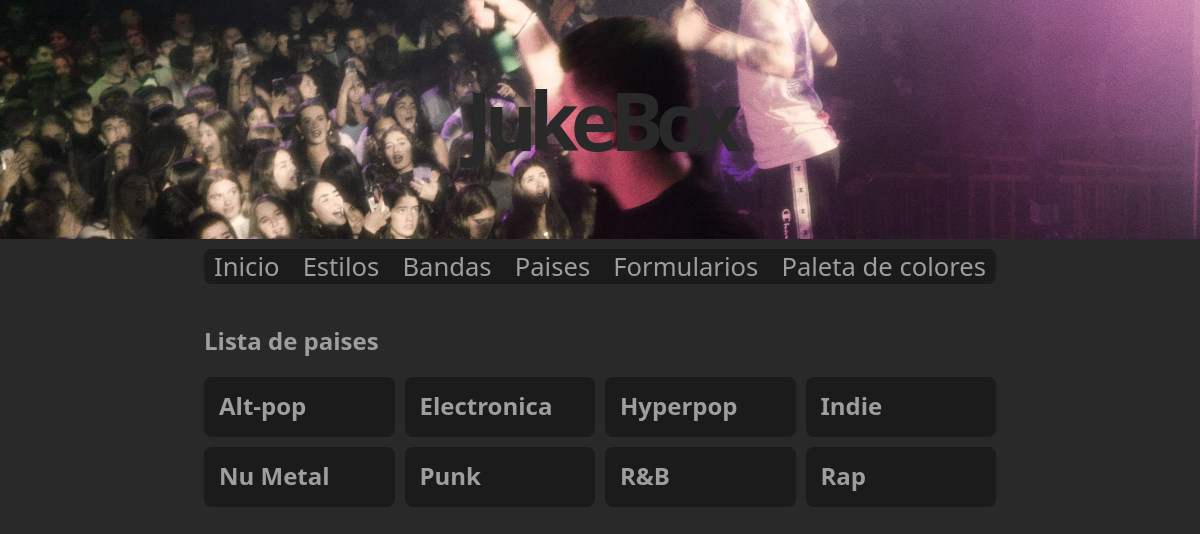
Page /es/estilos on the earlier database version.
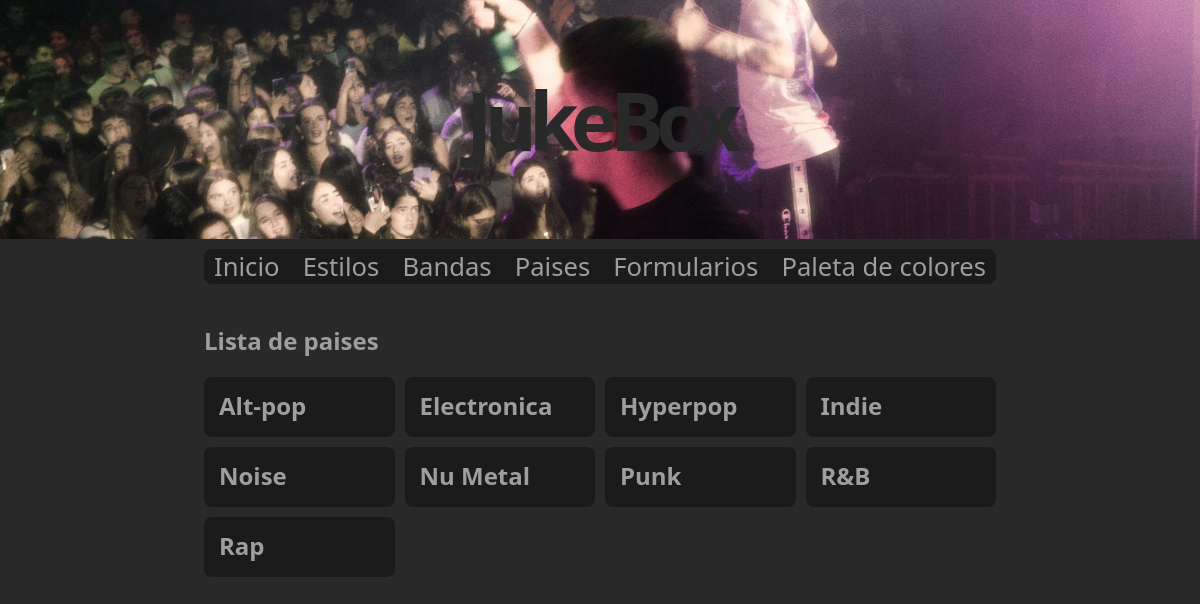
Same page on the later database version.
### appJukeBox/models.py (models this page shows, shortened)
class Estilo(models.Model):
    nombre = models.CharField(max_length=50)
    descripcion = models.TextField()

### appJukeBox/views.py (the view)
# urls.py: path('estilos', views.index_estilos, name='estilos'),
def index_estilos(request):
	estilos = get_list_or_404(Estilo.objects.order_by('nombre'))
	context = {'estilos': estilos}
	return render(request, 'estilos.html', context)

### appJukeBox/templates/estilos.html (shortened to what this page needs)
{% extends "base.html" %}
{% load i18n %}
{% block contenido %}
    <h2>{% trans "Lista de paises" %}</h2>
    <section class="container">
        {% if estilos %}
            {% for e in estilos %}
            <div class="card" onclick="redirect('/{{LANGUAGE_CODE}}/estilos/{{ e.id }}')">
                <div class="card-content">
                    <h2>
                        {{ e.nombre}}
                    </h2>
                </div>
            </div>
            {% endfor %}
        {% else %}
            <p>No hay paises añadidos.</p>
        {% endif %}
    </section>
{% endblock %}

Differences in the rows shown:
added Estilo: nombre "Noise"
